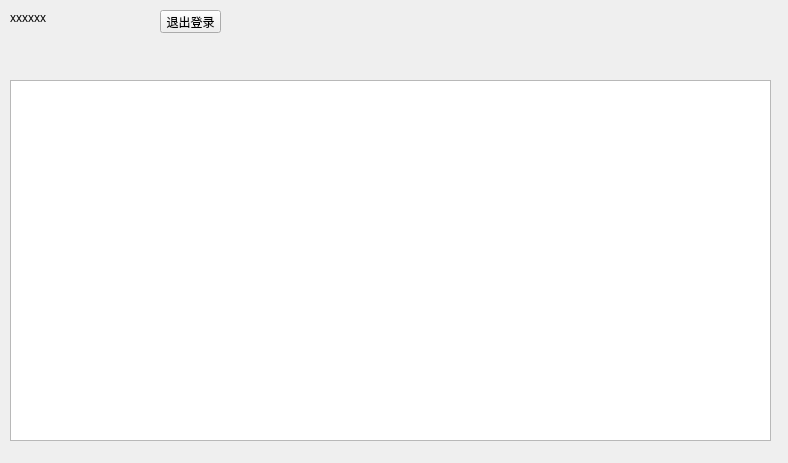
<?xml version="1.0" encoding="UTF-8"?>
<ui version="4.0">
 <class>StuWindow</class>
 <widget class="QWidget" name="StuWindow">
  <property name="geometry">
   <rect>
    <x>0</x>
    <y>0</y>
    <width>788</width>
    <height>463</height>
   </rect>
  </property>
  <property name="windowTitle">
   <string>Form</string>
  </property>
  <widget class="QTableView" name="tableView">
   <property name="geometry">
    <rect>
     <x>10</x>
     <y>80</y>
     <width>761</width>
     <height>361</height>
    </rect>
   </property>
  </widget>
  <widget class="QLabel" name="usernamelabel">
   <property name="geometry">
    <rect>
     <x>10</x>
     <y>10</y>
     <width>151</width>
     <height>16</height>
    </rect>
   </property>
   <property name="text">
    <string>xxxxxx</string>
   </property>
  </widget>
  <widget class="QPushButton" name="pushButton">
   <property name="geometry">
    <rect>
     <x>160</x>
     <y>10</y>
     <width>61</width>
     <height>23</height>
    </rect>
   </property>
   <property name="text">
    <string>退出登录</string>
   </property>
  </widget>
 </widget>
 <resources/>
 <connections/>
</ui>
